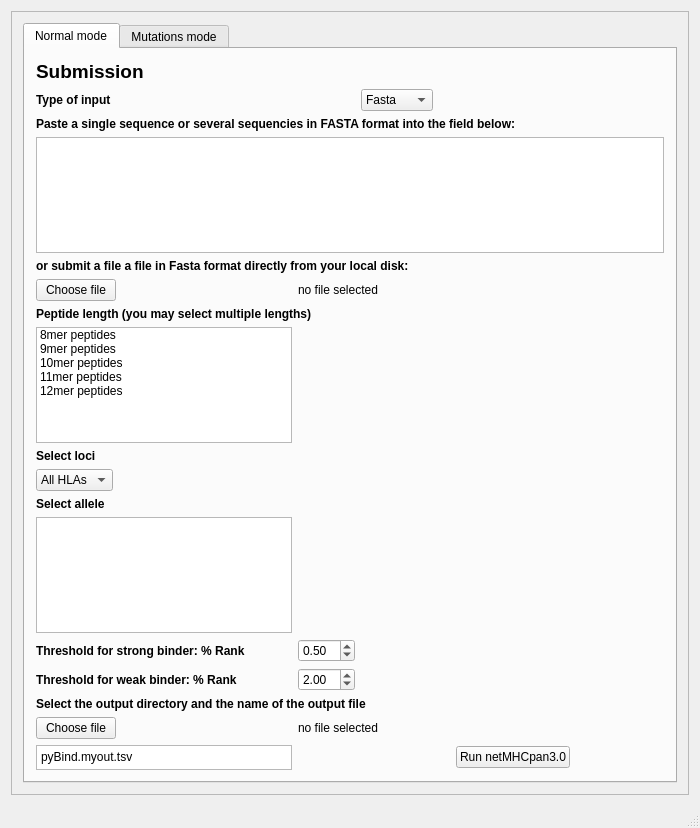
<?xml version="1.0" encoding="UTF-8"?>
<ui version="4.0">
 <class>MainWindow</class>
 <widget class="QMainWindow" name="MainWindow">
  <property name="geometry">
   <rect>
    <x>0</x>
    <y>0</y>
    <width>700</width>
    <height>828</height>
   </rect>
  </property>
  <property name="sizePolicy">
   <sizepolicy hsizetype="Fixed" vsizetype="Preferred">
    <horstretch>0</horstretch>
    <verstretch>0</verstretch>
   </sizepolicy>
  </property>
  <property name="acceptDrops">
   <bool>false</bool>
  </property>
  <property name="windowTitle">
   <string>pyBind</string>
  </property>
  <widget class="QWidget" name="centralWidget">
   <layout class="QGridLayout" name="gridLayout">
    <item row="0" column="0">
     <widget class="QScrollArea" name="scrollArea">
      <property name="widgetResizable">
       <bool>true</bool>
      </property>
      <widget class="QWidget" name="scrollAreaWidgetContents">
       <property name="geometry">
        <rect>
         <x>0</x>
         <y>0</y>
         <width>674</width>
         <height>781</height>
        </rect>
       </property>
       <layout class="QVBoxLayout" name="verticalLayout">
        <item>
         <widget class="QTabWidget" name="tabWidget">
          <property name="focusPolicy">
           <enum>Qt::NoFocus</enum>
          </property>
          <property name="currentIndex">
           <number>0</number>
          </property>
          <property name="usesScrollButtons">
           <bool>false</bool>
          </property>
          <widget class="QWidget" name="tab1">
           <attribute name="title">
            <string>Normal mode</string>
           </attribute>
           <layout class="QGridLayout" name="gridLayout_2">
            <item row="1" column="2" colspan="2">
             <widget class="QComboBox" name="inputType">
              <property name="sizePolicy">
               <sizepolicy hsizetype="Fixed" vsizetype="Fixed">
                <horstretch>0</horstretch>
                <verstretch>0</verstretch>
               </sizepolicy>
              </property>
              <item>
               <property name="text">
                <string>Fasta</string>
               </property>
              </item>
              <item>
               <property name="text">
                <string>Peptide</string>
               </property>
              </item>
             </widget>
            </item>
            <item row="18" column="3">
             <widget class="QPushButton" name="runbtn">
              <property name="enabled">
               <bool>true</bool>
              </property>
              <property name="sizePolicy">
               <sizepolicy hsizetype="Fixed" vsizetype="Fixed">
                <horstretch>0</horstretch>
                <verstretch>0</verstretch>
               </sizepolicy>
              </property>
              <property name="baseSize">
               <size>
                <width>0</width>
                <height>0</height>
               </size>
              </property>
              <property name="font">
               <font>
                <family>Arial</family>
               </font>
              </property>
              <property name="text">
               <string>Run netMHCpan3.0</string>
              </property>
             </widget>
            </item>
            <item row="18" column="0">
             <widget class="QPlainTextEdit" name="outFileName">
              <property name="sizePolicy">
               <sizepolicy hsizetype="Fixed" vsizetype="Fixed">
                <horstretch>0</horstretch>
                <verstretch>0</verstretch>
               </sizepolicy>
              </property>
              <property name="maximumSize">
               <size>
                <width>300</width>
                <height>25</height>
               </size>
              </property>
              <property name="plainText">
               <string>pyBind.myout.tsv</string>
              </property>
             </widget>
            </item>
            <item row="12" column="0">
             <widget class="QLabel" name="label_12">
              <property name="sizePolicy">
               <sizepolicy hsizetype="Fixed" vsizetype="Preferred">
                <horstretch>0</horstretch>
                <verstretch>0</verstretch>
               </sizepolicy>
              </property>
              <property name="font">
               <font>
                <family>Arial</family>
                <weight>75</weight>
                <bold>true</bold>
               </font>
              </property>
              <property name="text">
               <string>Threshold for strong binder: % Rank</string>
              </property>
             </widget>
            </item>
            <item row="6" column="0" colspan="5">
             <widget class="QLabel" name="label_14">
              <property name="font">
               <font>
                <family>Arial</family>
                <weight>75</weight>
                <bold>true</bold>
               </font>
              </property>
              <property name="text">
               <string>Peptide length (you may select multiple lengths)</string>
              </property>
             </widget>
            </item>
            <item row="2" column="0" colspan="5">
             <widget class="QLabel" name="label_17">
              <property name="font">
               <font>
                <family>Arial</family>
                <weight>75</weight>
                <bold>true</bold>
               </font>
              </property>
              <property name="text">
               <string>Paste a single sequence or several sequencies in FASTA format into the field below:</string>
              </property>
             </widget>
            </item>
            <item row="15" column="0" colspan="5">
             <widget class="QLabel" name="label_20">
              <property name="font">
               <font>
                <family>Arial</family>
                <weight>75</weight>
                <bold>true</bold>
               </font>
              </property>
              <property name="text">
               <string>Select the output directory and the name of the output file</string>
              </property>
             </widget>
            </item>
            <item row="1" column="0" colspan="2">
             <widget class="QLabel" name="label_5">
              <property name="sizePolicy">
               <sizepolicy hsizetype="Fixed" vsizetype="Preferred">
                <horstretch>0</horstretch>
                <verstretch>0</verstretch>
               </sizepolicy>
              </property>
              <property name="font">
               <font>
                <family>Arial</family>
                <weight>75</weight>
                <bold>true</bold>
               </font>
              </property>
              <property name="text">
               <string>Type of input</string>
              </property>
             </widget>
            </item>
            <item row="3" column="0" colspan="5">
             <widget class="QPlainTextEdit" name="inputText"/>
            </item>
            <item row="13" column="0">
             <widget class="QLabel" name="label_13">
              <property name="sizePolicy">
               <sizepolicy hsizetype="Fixed" vsizetype="Preferred">
                <horstretch>0</horstretch>
                <verstretch>0</verstretch>
               </sizepolicy>
              </property>
              <property name="font">
               <font>
                <family>Arial</family>
                <weight>75</weight>
                <bold>true</bold>
               </font>
              </property>
              <property name="text">
               <string>Threshold for weak binder: % Rank</string>
              </property>
             </widget>
            </item>
            <item row="4" column="0" colspan="5">
             <widget class="QLabel" name="label_19">
              <property name="font">
               <font>
                <family>Arial</family>
                <weight>75</weight>
                <bold>true</bold>
               </font>
              </property>
              <property name="text">
               <string>or submit a file a file in Fasta format directly from your local disk:</string>
              </property>
             </widget>
            </item>
            <item row="5" column="0">
             <widget class="QPushButton" name="inputFile">
              <property name="sizePolicy">
               <sizepolicy hsizetype="Fixed" vsizetype="Fixed">
                <horstretch>0</horstretch>
                <verstretch>0</verstretch>
               </sizepolicy>
              </property>
              <property name="text">
               <string>Choose file</string>
              </property>
              <property name="autoDefault">
               <bool>true</bool>
              </property>
              <property name="default">
               <bool>false</bool>
              </property>
             </widget>
            </item>
            <item row="0" column="0">
             <widget class="QLabel" name="label_16">
              <property name="font">
               <font>
                <family>Arial</family>
                <pointsize>14</pointsize>
                <weight>75</weight>
                <bold>true</bold>
               </font>
              </property>
              <property name="text">
               <string>Submission</string>
              </property>
             </widget>
            </item>
            <item row="11" column="0" colspan="2">
             <widget class="QListWidget" name="inputHLAallele">
              <property name="sizePolicy">
               <sizepolicy hsizetype="Fixed" vsizetype="Expanding">
                <horstretch>0</horstretch>
                <verstretch>0</verstretch>
               </sizepolicy>
              </property>
              <property name="baseSize">
               <size>
                <width>200</width>
                <height>0</height>
               </size>
              </property>
              <property name="selectionMode">
               <enum>QAbstractItemView::ExtendedSelection</enum>
              </property>
             </widget>
            </item>
            <item row="8" column="0">
             <widget class="QLabel" name="label_15">
              <property name="font">
               <font>
                <family>Arial</family>
                <weight>75</weight>
                <bold>true</bold>
               </font>
              </property>
              <property name="text">
               <string>Select loci</string>
              </property>
             </widget>
            </item>
            <item row="7" column="0">
             <widget class="QListWidget" name="inputMers">
              <property name="sizePolicy">
               <sizepolicy hsizetype="Fixed" vsizetype="Expanding">
                <horstretch>0</horstretch>
                <verstretch>0</verstretch>
               </sizepolicy>
              </property>
              <property name="baseSize">
               <size>
                <width>200</width>
                <height>0</height>
               </size>
              </property>
              <property name="selectionMode">
               <enum>QAbstractItemView::ExtendedSelection</enum>
              </property>
              <item>
               <property name="text">
                <string>8mer peptides</string>
               </property>
              </item>
              <item>
               <property name="text">
                <string>9mer peptides</string>
               </property>
              </item>
              <item>
               <property name="text">
                <string>10mer peptides</string>
               </property>
              </item>
              <item>
               <property name="text">
                <string>11mer peptides</string>
               </property>
              </item>
              <item>
               <property name="text">
                <string>12mer peptides</string>
               </property>
              </item>
             </widget>
            </item>
            <item row="10" column="0">
             <widget class="QLabel" name="label_18">
              <property name="font">
               <font>
                <family>Arial</family>
                <weight>75</weight>
                <bold>true</bold>
               </font>
              </property>
              <property name="text">
               <string>Select allele</string>
              </property>
             </widget>
            </item>
            <item row="16" column="0">
             <widget class="QPushButton" name="outputFile">
              <property name="sizePolicy">
               <sizepolicy hsizetype="Fixed" vsizetype="Fixed">
                <horstretch>0</horstretch>
                <verstretch>0</verstretch>
               </sizepolicy>
              </property>
              <property name="text">
               <string>Choose file</string>
              </property>
              <property name="autoDefault">
               <bool>true</bool>
              </property>
              <property name="default">
               <bool>false</bool>
              </property>
             </widget>
            </item>
            <item row="5" column="1" colspan="3">
             <widget class="QLabel" name="inputFileTag">
              <property name="sizePolicy">
               <sizepolicy hsizetype="Fixed" vsizetype="Preferred">
                <horstretch>0</horstretch>
                <verstretch>0</verstretch>
               </sizepolicy>
              </property>
              <property name="text">
               <string>no file selected</string>
              </property>
             </widget>
            </item>
            <item row="9" column="0">
             <widget class="QComboBox" name="inputHLACategory">
              <property name="sizePolicy">
               <sizepolicy hsizetype="Fixed" vsizetype="Fixed">
                <horstretch>0</horstretch>
                <verstretch>0</verstretch>
               </sizepolicy>
              </property>
              <item>
               <property name="text">
                <string>All HLAs</string>
               </property>
              </item>
              <item>
               <property name="text">
                <string>HLA-A</string>
               </property>
              </item>
              <item>
               <property name="text">
                <string>HLA-B</string>
               </property>
              </item>
              <item>
               <property name="text">
                <string>HLA-C</string>
               </property>
              </item>
              <item>
               <property name="text">
                <string>HLA-E</string>
               </property>
              </item>
             </widget>
            </item>
            <item row="16" column="1" colspan="2">
             <widget class="QLabel" name="outputFileTag">
              <property name="sizePolicy">
               <sizepolicy hsizetype="Fixed" vsizetype="Preferred">
                <horstretch>0</horstretch>
                <verstretch>0</verstretch>
               </sizepolicy>
              </property>
              <property name="text">
               <string>no file selected</string>
              </property>
             </widget>
            </item>
            <item row="12" column="1">
             <widget class="QDoubleSpinBox" name="thresholdStrong">
              <property name="enabled">
               <bool>true</bool>
              </property>
              <property name="sizePolicy">
               <sizepolicy hsizetype="Fixed" vsizetype="Fixed">
                <horstretch>0</horstretch>
                <verstretch>0</verstretch>
               </sizepolicy>
              </property>
              <property name="singleStep">
               <double>0.010000000000000</double>
              </property>
              <property name="value">
               <double>0.500000000000000</double>
              </property>
             </widget>
            </item>
            <item row="13" column="1">
             <widget class="QDoubleSpinBox" name="thresholdWeak">
              <property name="sizePolicy">
               <sizepolicy hsizetype="Fixed" vsizetype="Fixed">
                <horstretch>0</horstretch>
                <verstretch>0</verstretch>
               </sizepolicy>
              </property>
              <property name="singleStep">
               <double>0.010000000000000</double>
              </property>
              <property name="value">
               <double>2.000000000000000</double>
              </property>
             </widget>
            </item>
           </layout>
          </widget>
          <widget class="QWidget" name="tab2">
           <attribute name="title">
            <string>Mutations mode</string>
           </attribute>
          </widget>
         </widget>
        </item>
       </layout>
      </widget>
     </widget>
    </item>
   </layout>
  </widget>
  <widget class="QStatusBar" name="statusBar"/>
 </widget>
 <layoutdefault spacing="6" margin="11"/>
 <resources/>
 <connections/>
</ui>
